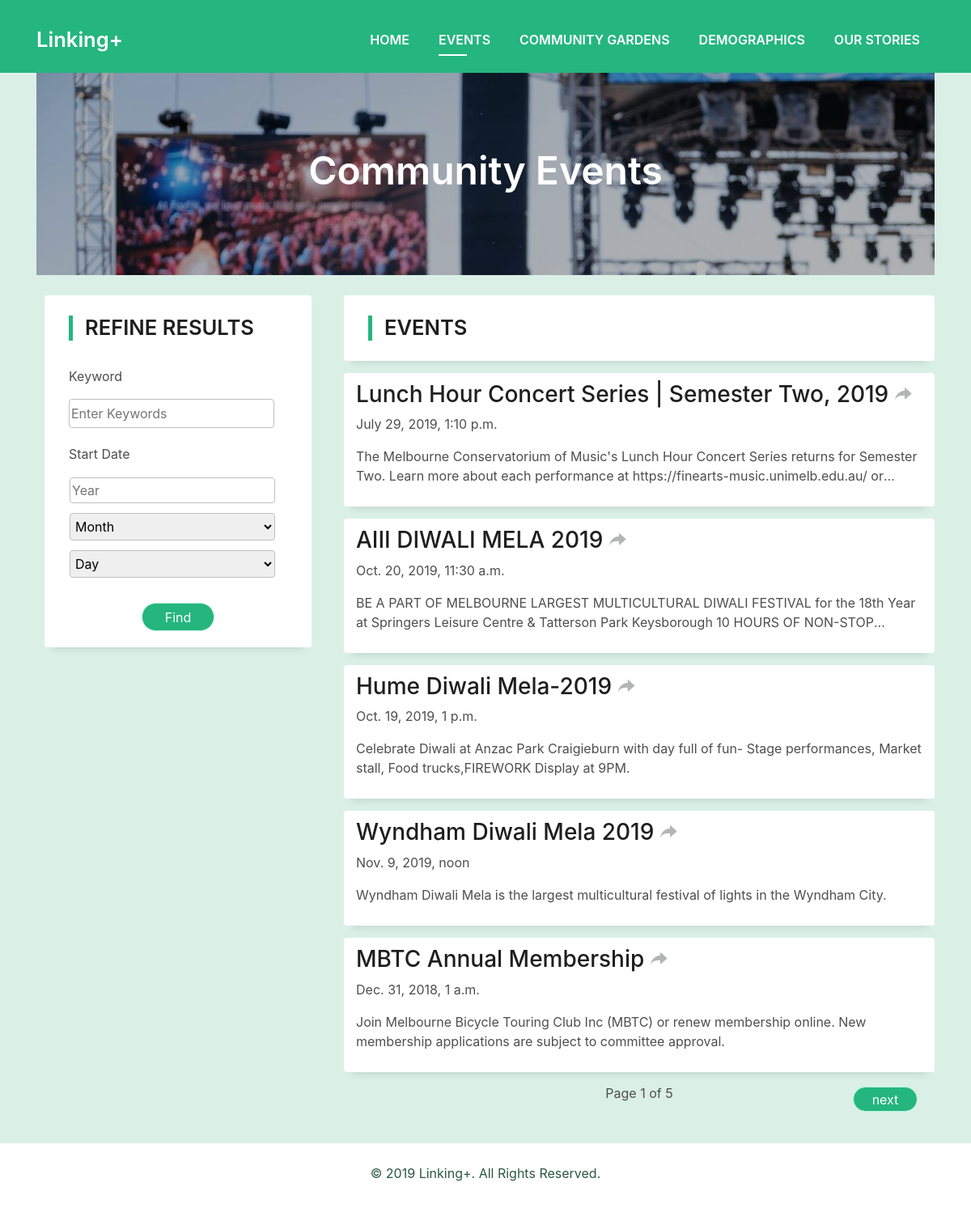
Screenshot of /immigrant/events with the database file from the repository.
### Immigrant/models.py (models this page shows, shortened)
class Event(models.Model):
    title = models.CharField(max_length=100)
    description = models.TextField()
    link = models.CharField(max_length=300)
    start_date = models.DateTimeField()
    end_date = models.DateTimeField()

### Immigrant/views.py (the view)
# urls.py: path('events', views.event_display, name='event_display'),
def event_display(request):
    events = Event.objects.all()
    paginator = Paginator(events, 5)
    page_num = request.GET.get('page', 1)
    page_of_events = paginator.get_page(page_num)
    context = {}
    context['page_of_events'] = page_of_events
    return render(request, "event_display.html", context)

### Immigrant/templates/event_display.html (shortened to what this page needs)
{% extends 'layout.html' %}
{% load staticfiles %}
{% block content %}
    <div style="background-color: #24b67e; height: 90px;"></div>
    <section id="event">
        <div class="container" style="height: 250px;">
            <div style="background-image: url(/static/images/event.jpg);">
                <div class="intro-content display-table">
                    <div class="table-cell box-banner">
                        <div align="center" class="container" >
                            <h2 class="box-banner-text">Community Events</h2>
                        </div>
                    </div>
                </div>
            </div>
        </div>
        <div class="container info-area">
            <div class="row">
                <div class="col-xs-12 col-md-5 col-lg-4">
                    <div class="find-area">
                        <h2 class="sidebar-title">Refine Results</h2>
                        <form action="{% url 'search' %}">
                            <div align="center">
                                <div class="row find-div">
                                    <div class="col-xs-4">
                                        <p style="margin-right: 15px;">Keyword&nbsp;</p>
                                    </div>
                                    <div class="col-xs-8">
                                        <input type="text" name="keyword" placeholder="Enter Keywords" value="" class="find-input">
                                    </div>
                                </div>
                                <div class="row find-div">
                                    <div class="col-xs-4">
                                        <p style="margin-right: 5px;">Start&nbsp;Date&nbsp;</p>
                                    </div>
                                    <div class="col-xs-8">
                                        <table>
                                            <tr>
                                                <td>
                                                    <input id="year" type="number" name="year" placeholder="Year" value="" class="find-input" onblur="checkYear()" oninput="changeDate()">
                                                </td>
                                            </tr>
                                            <tr>
                                                <td>
                                                    <select id="month" class="find-input" style="margin: 10px 0;" onchange="changeDate()">
                                                        <option value="0" name="">Month</option>
                                                    </select>
                                                </td>
                                            </tr>
                                            <tr>
                                                <td>
                                                    <select id="day" class="find-input" onchange="changeDay()">
                                                        <option value="0">Day</option>
                                                    </select>
                                                </td>
                                            </tr>
                                        </table>
                                    </div>
                                </div>
                                <button class="button button-a button-rouded" type="submit" style="width: 90px; margin-top: 30px; margin-bottom: 10px;">Find</button>
                            </div>
                        </form>
                    </div>
                </div>
                <div class="col-xs-12 col-md-7 col-lg-8">
                    <div class="event-unit" style="padding-top: 25px;">
                        <h2 class="sidebar-title" style="margin-bottom: 15px;">Events</h2>
                    </div>
                    {% for event in page_of_events %}
                        <div class="event-unit">
                            <h3><a href="{{ event.link }}" target="_blank">{{ event.title }}&nbsp;<span style="color: #b3b5b4;"><i class="ion-forward"></i></span></a></h3>
                            <p>{{ event.start_date }}</p>
                            <p class="event-desc">{{ event.description }}</p>
                        </div>
                    {% endfor %}
                    <div class="row" style="margin-bottom: 15px;">
                        <table style="width: 100%;">
                            <tr align="center">
                                <td style="width: 20%;">
                                </td>
                                <td style="width: 60%"><p>Page {{ page_of_events.number }} of {{ page_of_events.paginator.num_pages }}</p></td>
                                <td style="width: 20%;">
                                    {% if page_of_events.has_next %}
                                        <a class="button button-a button-rouded" style="width: 80px;" href="{% url 'event_display' %}?page={{ page_of_events.next_page_number }}">
                                            next
                                        </a>
                                    {% endif %}
                                </td>
                            </tr>
                        </table>
                    </div>
                </div>
            </div>
        </div>
    </section>
{% endblock %}
{% block events %}
    active
{% endblock %}

### static/css/style.css (style rules this page uses)
body { background-color: #fff; color: #4e4e4e; }
h1, h2, h3, h4, h5, h6 { color: #1e1e1e; }
a { color: #1e1e1e; transition: all 0.5s ease-in-out; }
.display-table { width: 100%; height: 100%; display: table; }
.table-cell { display: table-cell; vertical-align: middle; }
.box-banner { background-color: rgba(0, 0, 0, 0.3); height: 100%; width: 100%; }
.box-banner-text { font-weight: 640; color: white; font-size: 3rem; }
form { margin: 0 0 0; }
.info-area { margin-top: 10px; }
.find-area { background-color: #ffffff; margin: 15px 10px; padding: 10px 15px; padding-top: 25px; border-radius: 4px; box-shadow: 0 13px 8px -10px rgba(0, 0, 0, 0.1); }
.find-div { margin-top: 20px; margin-left: 15px; margin-right: 5px; }
.find-input { width: 100%; padding: 5px 2px; border-radius: 4px; border: 1px solid #C0C0C0; }
.event-unit { background-color: #ffffff; margin: 15px 0; padding: 10px 15px; border-radius: 4px; box-shadow: 0 13px 8px -10px rgba(0, 0, 0, 0.1); }
.event-desc { overflow: hidden; text-overflow: ellipsis; display: -webkit-box; display: box; -webkit-line-clamp: 2; -webkit-box-orient: vertical; }
.sidebar-title { font-size: 1.6rem; font-weight: 600; border-left: 5px solid #24b67e; padding-left: 15px; text-transform: uppercase; margin-left: 15px; margin-bottom: 2rem; }
.button { display: inline-block; padding: .3rem .6rem; text-align: center; vertical-align: middle; -webkit-user-select: none; -moz-user-select: none; -ms-user-select: none; user-select: none; font-size: 1rem; border-radius: .3rem; border: 1px solid transparent; transition: all 500ms ease; cursor: pointer; }
.button-a { background-color: #24b67e; color: #fff; border-color: #bbf5df; }
.button-rouded { border-radius: 5rem; }

### rows the page displays
Event: title "Lunch Hour Concert Series | Semester Two, 2019", start_date "July 29, 2019, 1:10 p.m.", description "The Melbourne Conservatorium of Music's Lunch Hour Concert Series returns for Semester Two. Learn more about each performance at https://finearts-music.unimelb.edu.au/…"
Event: title "AIII DIWALI MELA 2019", start_date "Oct. 20, 2019, 11:30 a.m.", description "BE A PART OF MELBOURNE LARGEST MULTICULTURAL DIWALI FESTIVAL for the 18th Year at Springers Leisure Centre & Tatterson Park Keysborough 10 HOURS OF…"
Event: title "Hume Diwali Mela-2019", start_date "Oct. 19, 2019, 1 p.m.", description "Celebrate Diwali at Anzac Park Craigieburn with day full of fun- Stage performances, Market stall, Food trucks,FIREWORK Display at 9PM."
Event: title "Wyndham Diwali Mela 2019", start_date "Nov. 9, 2019, noon", description "Wyndham Diwali Mela is the largest multicultural festival of lights in the Wyndham City."
Event: title "MBTC Annual Membership", start_date "Dec. 31, 2018, 1 a.m.", description "Join Melbourne Bicycle Touring Club Inc (MBTC) or renew membership online. New membership applications are subject to committee approval."

### other values shown
{{ page_of_events.number }} "1"
{{ page_of_events.paginator.num_pages }} "5"
